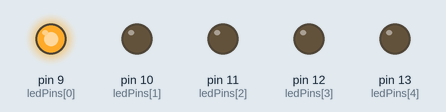
A sketch run on a simulated Arduino Uno, built with avr-gcc and run on an emulated ATmega328P. Parts: output pins drawn as LEDs (lit = HIGH).

Above: at 0.05 s.
At 0.35 s:
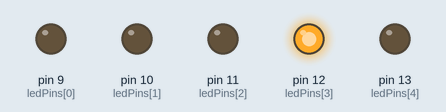
At 0.95 s:
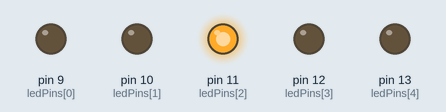
At 1.35 s:
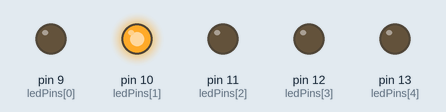
At 1.8 s:
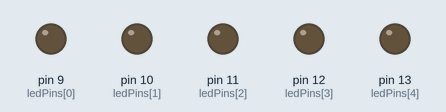
At 2.85 s:
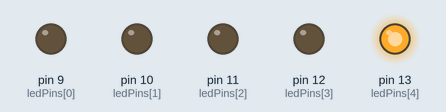
Timing chart, 0 to 3.1 s (numbered marks = the images above):
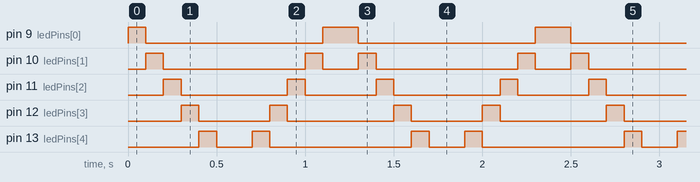

Measured:
- by itself, pin 9 (ledPins[0]): repeats every 1.2 s: LOW 1.0 s, HIGH 0.20 s
- by itself, pin 10 (ledPins[1]): repeats every 1.2 s: LOW 0.80 s, HIGH 0.10 s, LOW 0.20 s, HIGH 0.10 s
- by itself, pin 11 (ledPins[2]): repeats every 1.2 s: LOW 0.60 s, HIGH 0.10 s, LOW 0.40 s, HIGH 0.10 s
- by itself, pin 12 (ledPins[3]): repeats every 1.2 s: LOW 0.40 s, HIGH 0.10 s, LOW 0.60 s, HIGH 0.10 s
- by itself, pin 13 (ledPins[4]): repeats every 1.2 s: LOW 0.20 s, HIGH 0.10 s, LOW 0.80 s, HIGH 0.10 s

The sketch:

Prog1.ino
```cpp
/*
  Arrays
  Demuestra el uso de una matriz para contener números de pin para poder iterar sobre
  los pines en una secuencia. Enciende varios LED en secuencia y luego a la inversa.

  A diferencia del tutorial For Loop, donde los pines tienen que ser contiguos, aquí el
  Los pines pueden estar en cualquier orden aleatorio.

   Programa N°1
   =====================
   Estudiantes:
   - Donayre Angulo, Carlos Alberto
   - Manchego Caceres, Gustavo Miguel
   - Quispe Flores, Paolo Danilo
   - Romero Bejarano, Sandro Fabrizzio
*/

int timer = 100;           // Cuanto mayor sea el número, más lento será el tiempo.
int ledPins[] = {
  9, 10, 11, 12, 13
};       // una serie de números de pines a los que se conectan los LED
int pinCount = 6;           // el número de pines (es decir, la longitud de la matriz)

void setup() {
  // los elementos de la matriz están numerados del 0 al (pinCount - 1).
  // use un bucle for para inicializar cada pin como salida:
  for (int thisPin = 0; thisPin < pinCount; thisPin++) {
    pinMode(ledPins[thisPin], OUTPUT);
  }
}

void loop() {
  // bucle desde el pin más bajo al más alto:
  for (int thisPin = 0; thisPin < pinCount; thisPin++) {
    // enciende el pin:
    digitalWrite(ledPins[thisPin], HIGH);
    delay(timer);
    // apague el pasador:
    digitalWrite(ledPins[thisPin], LOW);

  }

  // bucle desde el pin más alto al más bajo:
  for (int thisPin = pinCount - 1; thisPin >= 0; thisPin--) {
    // enciende el pin:
    digitalWrite(ledPins[thisPin], HIGH);
    delay(timer);
    // apague el pin:
    digitalWrite(ledPins[thisPin], LOW);
  }
}
```
